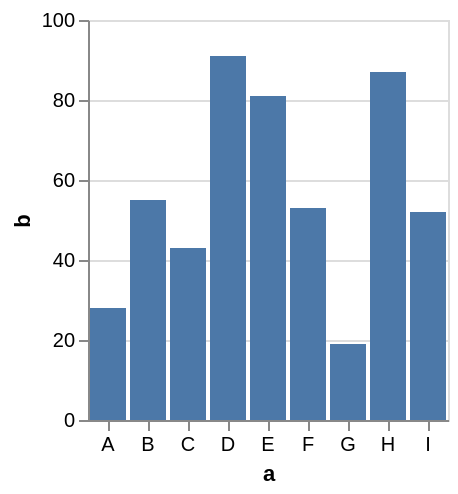

Specify this chart in Vega-Lite:
### Vega specification from a JSON file in a GitHub repository (floating-point values rounded to 4 significant figures)
{"$schema": "https://vega.github.io/schema/vega/v5.json", "description": "A simple bar chart with embedded data.", "background": "white", "padding": 5, "height": 200, "style": "cell", "data": [{"name": "source_0", "values": [{"a": "A", "b": 28}, {"a": "B", "b": 55}, {"a": "C", "b": 43}, {"a": "D", "b": 91}, {"a": "E", "b": 81}, {"a": "F", "b": 53}, {"a": "G", "b": 19}, {"a": "H", "b": 87}, {"a": "I", "b": 52}]}, {"name": "data_0", "source": "source_0", "transform": [{"type": "stack", "groupby": ["a"], "field": "b", "sort": {"field": [], "order": []}, "as": ["b_start", "b_end"], "offset": "zero"}, {"type": "filter", "expr": "isValid(datum[\"b\"]) && isFinite(+datum[\"b\"])"}]}], "signals": [{"name": "x_step", "value": 20}, {"name": "width", "update": "bandspace(domain('x').length, 0.1, 0.05) * x_step"}, {"name": "cornerRadius", "value": 0, "bind": {"input": "range", "min": 0, "max": 50, "step": 1}}, {"name": "cornerRadiusEnd", "value": 0, "bind": {"input": "range", "min": 0, "max": 50, "step": 1}}], "marks": [{"type": "group", "from": {"facet": {"data": "data_0", "name": "stack_group_main", "groupby": ["a"], "aggregate": {"fields": ["b_start", "b_start", "b_end", "b_end"], "ops": ["min", "max", "min", "max"]}}}, "encode": {"update": {"x": {"scale": "x", "field": "a"}, "width": {"scale": "x", "band": 1}, "y": {"signal": "min(scale('y',datum[\"min_b_start\"]),scale('y',datum[\"max_b_start\"]),scale('y',datum[\"min_b_end\"]),scale('y',datum[\"max_b_end\"]))"}, "y2": {"signal": "max(scale('y',datum[\"min_b_start\"]),scale('y',datum[\"max_b_start\"]),scale('y',datum[\"min_b_end\"]),scale('y',datum[\"max_b_end\"]))"}, "clip": {"value": true}, "cornerRadius": {"signal": "cornerRadius"}, "cornerRadiusTopLeft": {"signal": "cornerRadiusEnd"}, "cornerRadiusTopRight": {"signal": "cornerRadiusEnd"}}}, "marks": [{"type": "group", "encode": {"update": {"y": {"field": {"group": "y"}, "mult": -1}, "width": {"field": {"group": "width"}}}}, "marks": [{"name": "marks", "type": "rect", "style": ["bar"], "from": {"data": "stack_group_main"}, "encode": {"update": {"fill": {"value": "#4c78a8"}, "ariaRoleDescription": {"value": "bar"}, "description": {"signal": "\"a: \" + (isValid(datum[\"a\"]) ? datum[\"a\"] : \"\"+datum[\"a\"]) + \"; b: \" + (format(datum[\"b\"], \"\"))"}, "width": {"field": {"group": "width"}}, "y": {"scale": "y", "field": "b_end"}, "y2": {"scale": "y", "field": "b_start"}}}}]}]}], "scales": [{"name": "x", "type": "band", "domain": {"data": "data_0", "field": "a", "sort": true}, "range": {"step": {"signal": "x_step"}}, "paddingInner": 0.1, "paddingOuter": 0.05}, {"name": "y", "type": "linear", "domain": {"data": "data_0", "fields": ["b_start", "b_end"]}, "range": [{"signal": "height"}, 0], "nice": true, "zero": true}], "axes": [{"scale": "y", "orient": "left", "gridScale": "x", "grid": true, "tickCount": {"signal": "ceil(height/40)"}, "domain": false, "labels": false, "aria": false, "maxExtent": 0, "minExtent": 0, "ticks": false, "zindex": 0}, {"scale": "x", "orient": "bottom", "grid": false, "title": "a", "labelAngle": 0, "labelBaseline": "top", "zindex": 0}, {"scale": "y", "orient": "left", "grid": false, "title": "b", "labelOverlap": true, "tickCount": {"signal": "ceil(height/40)"}, "zindex": 0}]}
